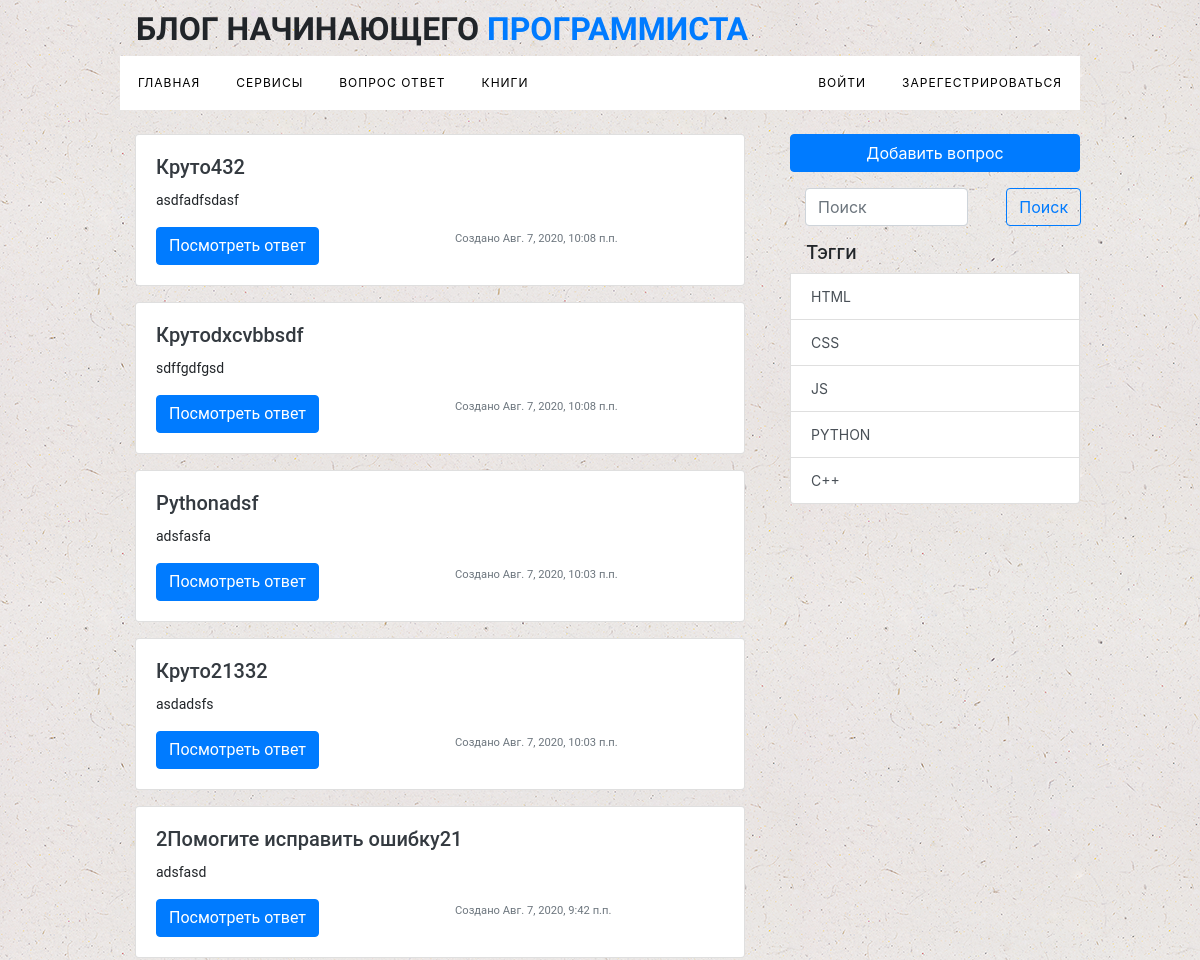
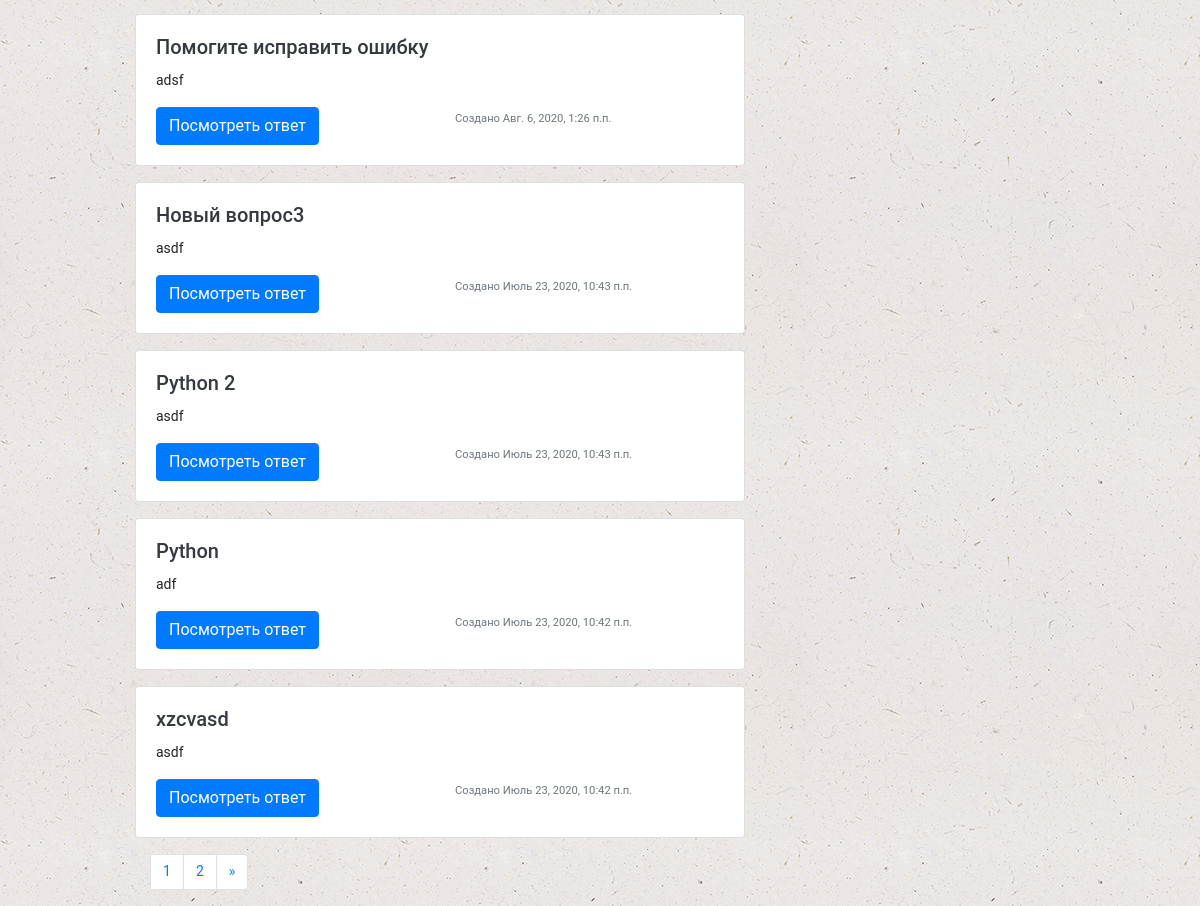
The page /questions/ on the database as committed earlier (2 pictures, top to bottom).
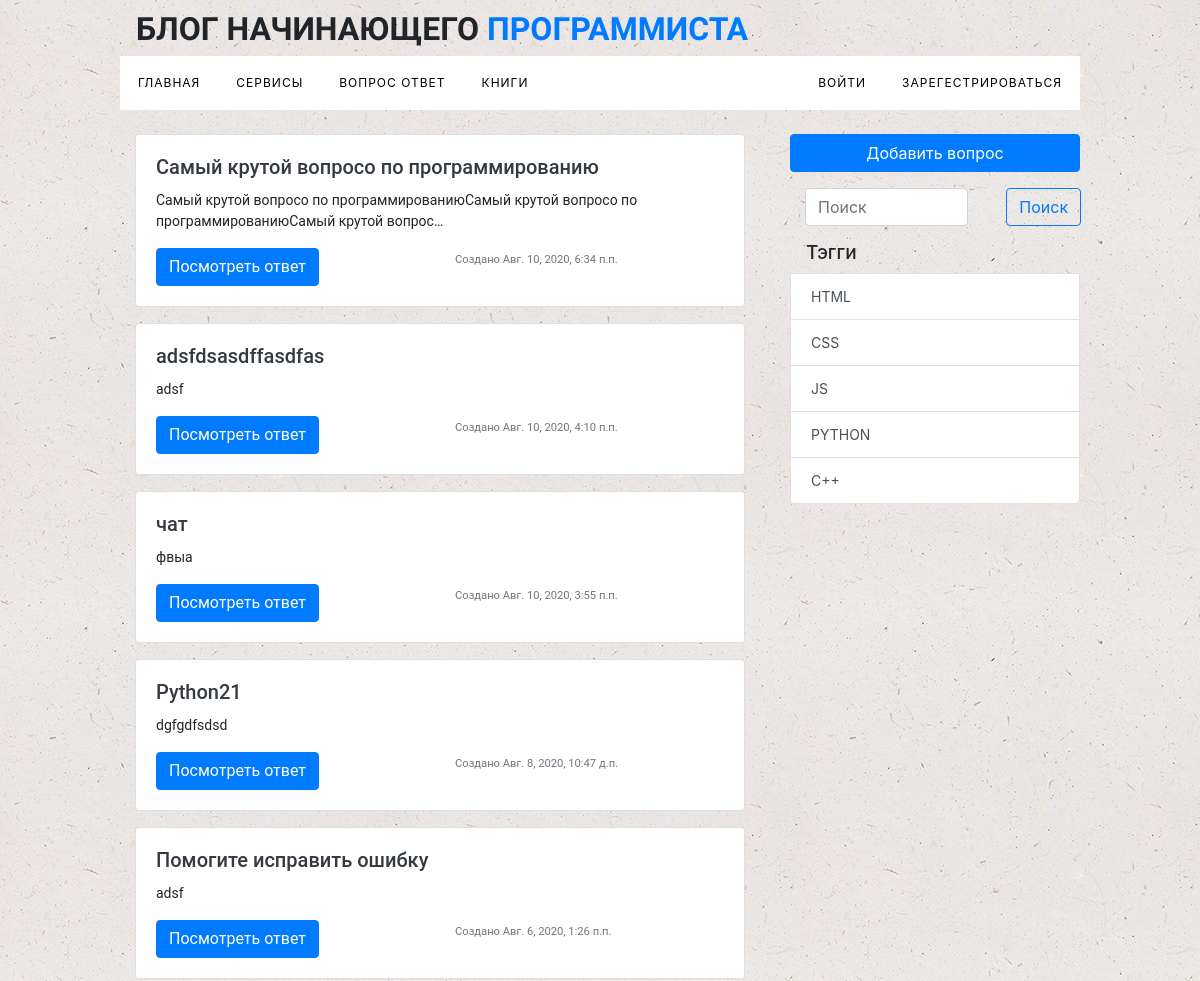
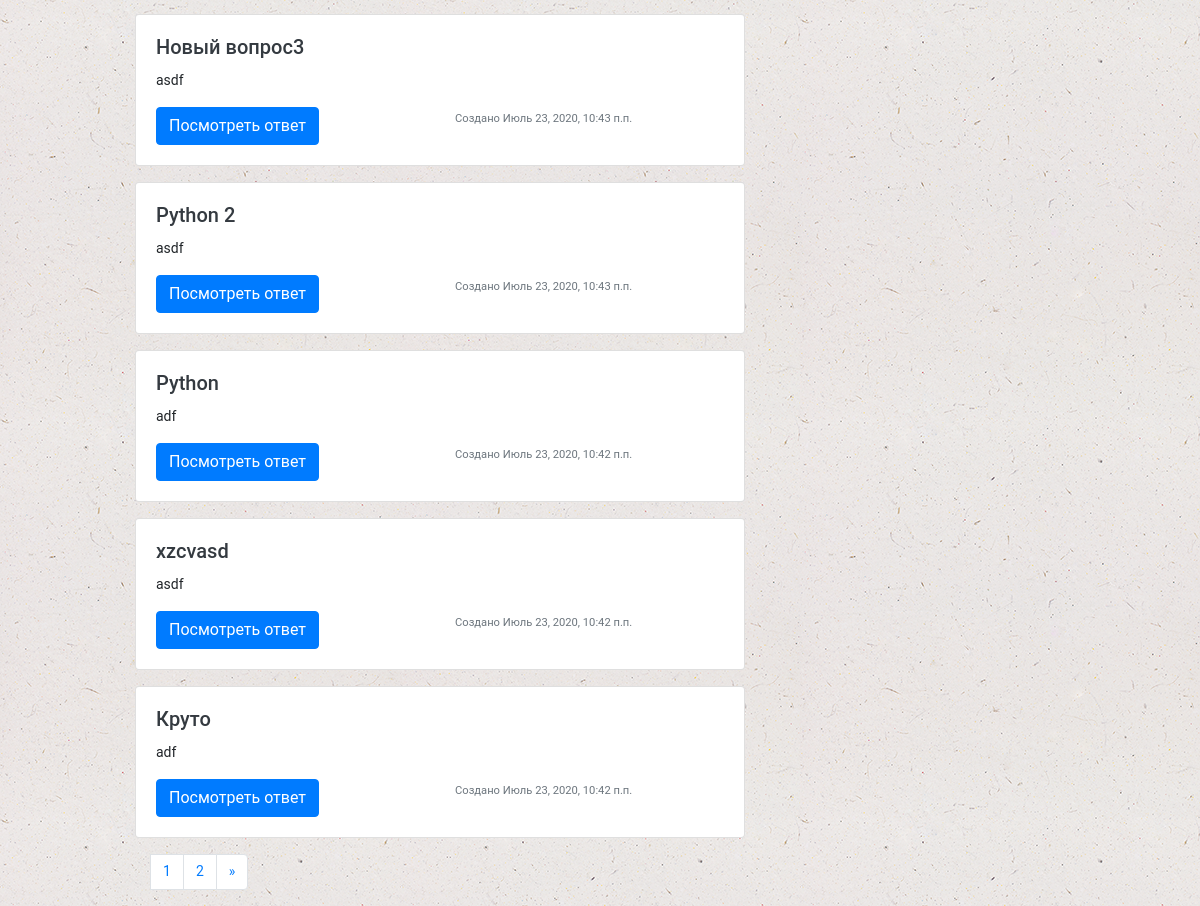
The same page on the database as committed later (2 pictures, top to bottom).
### questions/models.py (models this page shows, shortened)
class QuestionsModel(models.Model):
    title = models.CharField(max_length = 250)
    name = models.CharField(max_length = 100,default='None',blank=True)
    email = models.EmailField()
    question = models.TextField(verbose_name = 'Вопрос')
    publish = models.DateTimeField(auto_now_add = True)
    answer = models.TextField(blank = True)
    slug = models.SlugField(unique = True)
    question_image = models.ImageField(upload_to='images/',blank = True)
    user = models.ForeignKey(User,on_delete=models.CASCADE,related_name='questions')
    class Meta:
        verbose_name = 'Вопрос'
        verbose_name_plural = 'Вопросы'
        ordering = ('-publish',)
    tags = TaggableManager(verbose_name='Ключевые слова')
    def get_absolute_url(self):
        return reverse('questions:question_details',args = [self.slug])

### questions/views.py (the view)
# urls.py: path('',views.show_questions,name='all_questions'),
def show_questions(request):
    all_questions = QuestionsModel.objects.all()
    tags = Tag.objects.all()[0:5]
    search_query = request.GET.get('search','')
    if search_query:
        all_questions= QuestionsModel.objects.filter(Q(title__icontains = search_query)| Q(question__icontains = search_query) | Q(tags__name__in=[search_query]))
    else:
        all_questions= QuestionsModel.objects.all()
    paginator = Paginator(all_questions,10)
    page = request.GET.get('page')
    try:
        posts = paginator.page(page)
    except PageNotAnInteger:
        posts = paginator.page(1)
    except EmptyPage:
        posts = paginator.page(paginator.num_pages)
    return render(request,'questions/all_questions.html',{'posts':posts,'tags':tags})

### context_processors/main_menu.py (called while the page is built)
def main(request):
    services =  ServiceModel.objects.all()
    if request.user.is_authenticated:
        user_question =request.user.questions.all()
        return {'services':services,'user_question':user_question}
    return {'services':services}

### services/models.py (called while the page is built)
    def get_absolute_url(self):
        return reverse('service:services',  args = [self.slug])

### questions/templates/questions/all_questions.html (shortened to what this page needs)
{% extends 'blog/base.html'%}
{% block content %}
<div class="row">
			<div class="col-lg-8 main-content">
                <div class='container-fluid'>
                <ul>
                    {% if posts%}
                    {% for post in posts%}
                <li class='main-item mb-3'>
						<div class="card mb-3">
                         <div class="row">
                           <div class="col-md-12">
                             <div class="card-body">
                                 <a href="{{post.get_absolute_url}}" class='text-dark item-url'><h5 class="card-title mb-0">{{post.title}}</h5></a>
                                 <p class="card-text">{{post.question|truncatechars:100}}</p>
                               <div class="row">
                               	<div class="col-lg-6">
                                    <a class='btn btn-primary' href='{{post.get_absolute_url}}' style='text-decoration: none;color:#fff;'>Посмотреть ответ</a>
                               	</div>
                               	<div class="col-lg-6">
                                    <p class="card-text"><small class="text-muted">Создано {{post.publish}}</small></p>
                               	</div>
                               </div>
                             </div>
                           </div>
                         </div>
                       </div>
					</li>
                    {%endfor%}
        {% include 'blog/pagination.html' with page=posts%}
                     {% else %}
                     <h3 class='card-title'> Вопросов еще нет</h3>
                      {% endif %}
                </ul>
                </div>
                </div>
			<div class="col-lg-4  mb-3 main-sidebar">
        <a href='{% url 'questions:create_questions'%}' class='btn btn-primary mb-3 w-100'>Добавить вопрос</a>
<div class='container'>
                    <nav class="navbar text-center p-0 mb-3">
                    <form class="form-inline" action='{% url 'questions:all_questions'%}'>
                        <div class='row'>
 <div class='col-sm-8 col-8'>
                  <input class="form-control  w-100" type="search" placeholder="Поиск" aria-label="Поиск" name='search'>
                        </div>
                        <div class='col-sm-4 col-4'>
                  <button class="btn btn-outline-primary ml-2" type="submit">Поиск</button>
                        </div>
            </div>
                </form>
              </nav>
                    </div>
								<div class="list-group sticky-top mt-3">
					<h1 class = 'sidebar-category pl-3'>Тэгги</h1>
                    {% for tag in tags %}
                    <a href="{% url 'questions:tag_questions' slug=tag.slug%}" class="list-group-item list-group-item-action">{{tag.name}}</a>
                    {% endfor %}
                </div>
			</div>
		</div>
        {% endblock%}

Rows that differ between the two databases and show on the page:
removed QuestionsModel: title "Круто432", question "asdfadfsdasf", publish "Авг. 7, 2020, 10:08 п.п."
removed QuestionsModel: title "Крутоdxcvbbsdf", question "sdffgdfgsd", publish "Авг. 7, 2020, 10:08 п.п."
removed QuestionsModel: title "Pythonadsf", question "adsfasfa", publish "Авг. 7, 2020, 10:03 п.п."
removed QuestionsModel: title "Круто21332", question "asdadsfs", publish "Авг. 7, 2020, 10:03 п.п."
removed QuestionsModel: title "2Помогите исправить ошибку21", question "adsfasd", publish "Авг. 7, 2020, 9:42 п.п."
added QuestionsModel: title "Самый крутой вопросо по программированию", question "Самый крутой вопросо по программированиюСамый крутой вопросо по программированиюСамый крутой вопрос…", publish "Авг. 10, 2020, 6:34 п.п."
added QuestionsModel: title "adsfdsasdffasdfas", question "adsf", publish "Авг. 10, 2020, 4:10 п.п."
added QuestionsModel: title "чат", question "фвыа", publish "Авг. 10, 2020, 3:55 п.п."
added QuestionsModel: title "Python21", question "dgfgdfsdsd", publish "Авг. 8, 2020, 10:47 д.п."
now on this page (row unchanged): QuestionsModel: title "Круто", question "adf", publish "Июль 23, 2020, 10:42 п.п."
